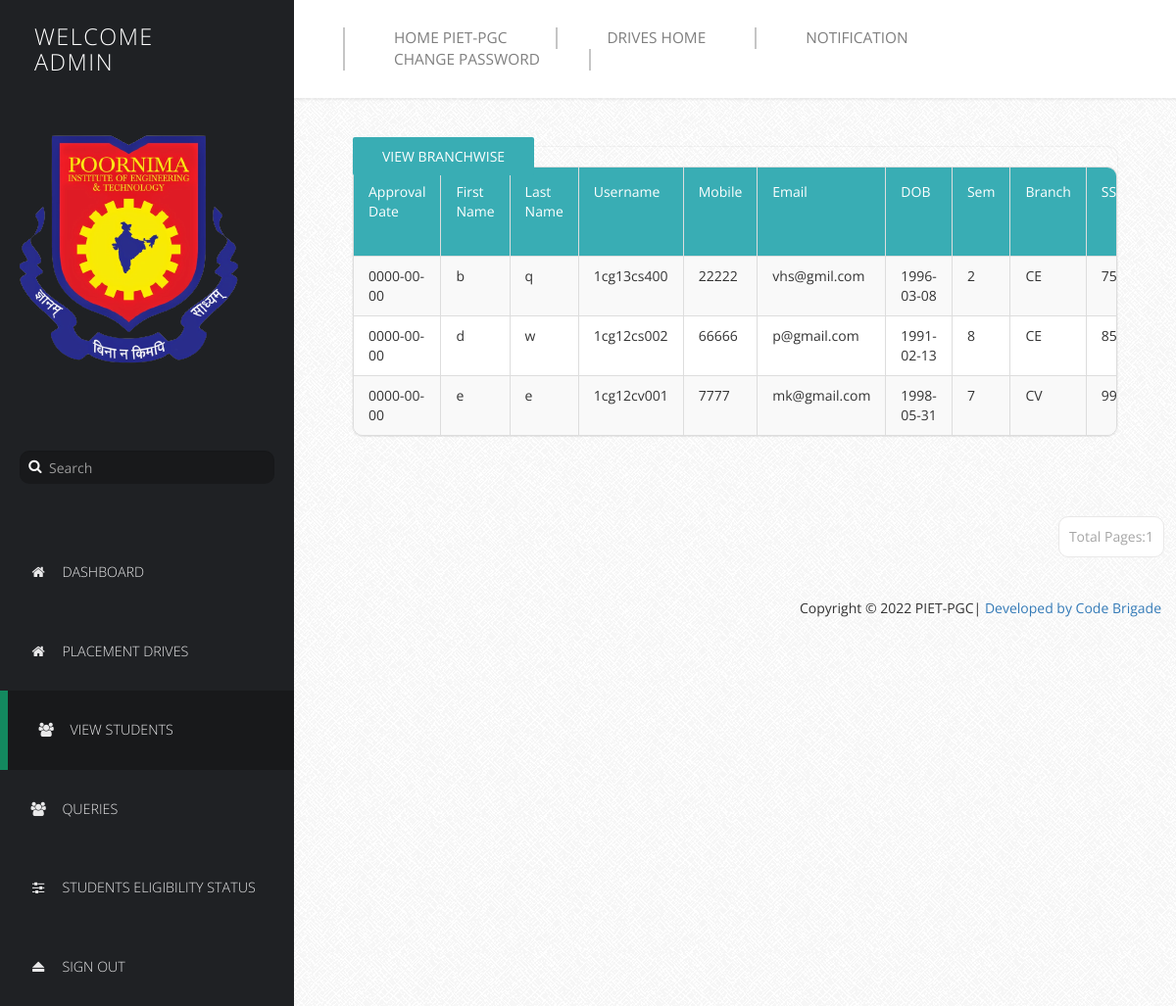
Screenshot of /Home/PProfile/manage-users.php (signed in) with the database file from the repository.
### tables this page shows
CREATE TABLE `student_details` (
  `Id` int(10) NOT NULL,
  `FirstName` varchar(50) NOT NULL,
  `LastName` varchar(50) NOT NULL,
  `Username` varchar(100) NOT NULL,
  `Mobile` bigint(11) NOT NULL,
  `Email` varchar(255) NOT NULL,
  `DOB` date NOT NULL,
  `Sem` int(10) NOT NULL,
  `Branch` varchar(20) NOT NULL,
  `SSLC` float NOT NULL,
  `PU/Dip` float NOT NULL,
  `BE` float NOT NULL,
  `Backlogs` int(10) NOT NULL,
  `HofBacklogs` tinyint(1) NOT NULL,
  `DetainYears` int(10) NOT NULL,
  `Approve` tinyint(1) NOT NULL,
  `ApprovalDate` date NOT NULL
);

### Home/PProfile/manage-users.php (the view, shortened to what this page needs)
<!DOCTYPE html>
<html lang="en">
  <head>
    <link href="css/font-awesome.min.css" rel="stylesheet">
    <link href="css/bootstrap.min.css" rel="stylesheet">
    <link href="css/templatemo-style.css" rel="stylesheet">
  </head>
  <body>
    <div class="templatemo-flex-row">
      <div class="templatemo-sidebar">
        <header class="templatemo-site-header">
          <?php
		  $Welcome = "Welcome";
          echo "<h1>" . $Welcome . "<br>". $_SESSION['pusername']. "</h1>";
		 echo "<br>";
		  ?>
        </header>
        <div class="profile-photo-container">
          <img src="images/profile.png" alt="Profile Photo" class="img-responsive">
        </div>
        <form class="templatemo-search-form" role="search">
          <div class="input-group">
              <button type="submit" class="fa fa-search"></button>
              <input type="text" class="form-control" placeholder="Search" name="srch-term" id="srch-term">
          </div>
        </form>
        <nav class="templatemo-left-nav">
          <ul>
         <ul>
            <li><a href="login.php" ><i class="fa fa-home fa-fw"></i>Dashboard</a></li>
            <li><a href="Placement Drives.php"><i class="fa fa-home fa-fw"></i>Placement Drives</a></li>
            <li><a href="#" class="active"><i class="fa fa-users fa-fw"></i>View Students</a></li>
            <li><a href="queries.php"><i class="fa fa-users fa-fw"></i>Queries</a></li>
            <li><a href="Students Eligibility.php"><i class="fa fa-sliders fa-fw"></i>Students Eligibility Status</a></li>
            <li><a href="logout.php"><i class="fa fa-eject fa-fw"></i>Sign Out</a></li>
          </ul>
        </nav>
      </div>
      <div class="templatemo-content col-1 light-gray-bg">
        <div class="templatemo-top-nav-container">
          <div class="row">
            <nav class="templatemo-top-nav col-lg-12 col-md-12">
              <ul class="text-uppercase">
               <li><a href="../index.php">Home PIET-PGC</a></li>
                <li><a href="../Drives/index.php">Drives Home</a></li>
                <li><a href="Notif.php">Notification</a></li>
                <li><a href="Change Password.php">Change Password</a></li>
              </ul>
            </nav>
          </div>
        </div>
        <div class="templatemo-content-container">
          <div class="templatemo-content-widget no-padding">
		  	<a href="bgo.php" class="templatemo-blue-button">View Branchwise</a>
            <div class="panel panel-default table-responsive">
			  <table class="table table-striped table-bordered templatemo-user-table">
                <thead>
                  <tr>
				  <td><a   class="white-text templatemo-sort-by">Approval Date</a></td>
                    <td><a   class="white-text templatemo-sort-by">First Name</a></td>
                    <td><a   class="white-text templatemo-sort-by">Last Name </a></td>
                    <td><a  class="white-text templatemo-sort-by">Username </a></td>
                    <td><a class="white-text templatemo-sort-by">Mobile  </a></td>
					   <td><a  class="white-text templatemo-sort-by">Email </a></td>
                       <td><a class="white-text templatemo-sort-by">DOB  </a></td>
   <td><a   class="white-text templatemo-sort-by">Sem </a></td>
   <td><a class="white-text templatemo-sort-by">Branch </a></td>
   <td><a  class="white-text templatemo-sort-by">SSLC </td>
				  </thead>
			   <?php
$num_rec_per_page=15;
$connect = mysqli_connect('localhost','id18835262_tpo','Admin@123456','id18835262_tpo_poornima');
if (isset($_GET["page"])) { $page  = $_GET["page"]; } else { $page=1; };
$start_from = ($page-1) * $num_rec_per_page;
$sql = "SELECT * FROM student_details where Approve='1' ORDER BY ApprovalDate DESC LIMIT $start_from, $num_rec_per_page";
$rs_result = $connect->query ($sql);
?>
<?php
while ($row = $rs_result->fetch_assoc())
{
            print "<tr>";
print "<td>" . $row['ApprovalDate'] . "</td>";
print "<td>" . $row['FirstName'] . "</td>";
print "<td>" . $row['LastName'] . "</td>";
print "<td>" . $row['Username'] . "</td>";
print "<td>" . $row['Mobile'] . "</td>";
print "<td>" . $row['Email'] . "</td>";
print "<td>" . $row['DOB'] . "</td>";
print "<td>" . $row['Sem'] . "</td>";
print "<td>" . $row['Branch'] . "</td>";
print "<td>" . $row['SSLC'] . "</td>";
print "</tr>";
}
?>
              </table>
			  </div>
			  </div>
			  </div>
  <div class="pagination-wrap">
  <ul class="pagination">
			  <?php
$num_rec_per_page=15;
$connect = mysqli_connect('localhost','id18835262_tpo','Admin@123456', 'id18835262_tpo_poornima');
$sql = "SELECT * FROM student_details where Approve='1' ";
$rs_result = $connect->query($sql);
$total_records = $rs_result->num_rows;
$totalpage = ceil($total_records / $num_rec_per_page);
$currentpage = (isset($_GET['page']) ? $_GET['page'] : 1);
	 if($currentpage == 0)
	{
	}
	else if( $currentpage >= 1  &&  $currentpage <= $totalpage  )
	{
	 echo "<li><a>Total Pages:".$totalpage."</a></li>";
}
 ?>
</ul>
</div>
        <footer class="text-right">
            <p>Copyright &copy; 2022 PIET-PGC| <a href="#" target="_parent">Developed by Code Brigade </a></p>
          </footer>
        </div>
      </div>
  </body>
</html>

### Home/PProfile/css/templatemo-style.css (style rules this page uses)
* { font-family: 'Open Sans', sans-serif; }
body { font-size: 13px; }
body, .templatemo-left-nav { background: #1f2124; }
h1, h2, h3 { margin: 0; }
ul { list-style-type: none; margin: 0; padding: 0; }
nav li { font-size: 1.1em; list-style: none; text-transform: uppercase; }
.white-text { color: white; }
.light-gray-bg { font-family:"Trebuchet MS", "Myriad Pro", Arial, sans-serif; font-size:14px; background:#f4f4f4 url(../images/bg.png) repeat top left; color:#333; overflow-y:scroll; }
footer { padding: 15px; }
.templatemo-sidebar { width: 300px; }
.templatemo-site-header { margin: 25px 30px; }
.templatemo-site-header h1 { color: white; display: inline-block; font-size: 1.8em; font-weight: 300; letter-spacing: 1.5px; margin: 0 5px; text-transform: uppercase; vertical-align: middle; }
.profile-photo-container { position: relative; }
.templatemo-search-form { font-size: 1.1em; margin: 50px 20px; }
.templatemo-search-form .input-group { width: 100%; }
.templatemo-search-form .input-group .form-control { background-color: #18191b; border: none; border-radius: 10px; color: #DDD; padding-left: 30px; }
.templatemo-search-form .input-group { position: relative; }
.fa-search { height:32px; width:32px; border: none; cursor: pointer; color:white; background:transparent; position:absolute; top: 0; left: 0; z-index: 100; }
.templatemo-left-nav li { font-weight: 300; }
.templatemo-left-nav a.active, .templatemo-left-nav a:hover { background: #18191b; border-left: 8px solid #13895F; }
.templatemo-left-nav a { color: #e9e9ea; display: block; padding: 30px; transition: all 0.3s ease; }
.templatemo-left-nav .fa { margin-right: 15px; }
.templatemo-top-nav-container { background-color: white; padding: 28px 50px; box-shadow: 0px 0px 2px 2px rgba(161, 159, 159, 0.18); }
.templatemo-top-nav li { float: left; list-style: none; }
.templatemo-top-nav a { color: #7f7f7f; display: block; padding: 0 50px; border-left: 2px solid #c5c5c5; }
.templatemo-top-nav li:last-child a { border-right: 2px solid #c5c5c5; }
.templatemo-content { margin-top: 0px; min-height: 600px; padding: 0; overflow-x: hidden; }
.templatemo-content-container { padding: 40px 50px; }
.templatemo-flex-row { display: -webkit-flex; display: -ms-flexbox; display: flex; }
.col-1 { -webkit-flex: 1; -ms-flex: 1; flex: 1; }
.templatemo-content-widget { border-radius: 10px; padding: 30px; position: relative; margin: 10px; box-shadow: 0px 0px 1px 1px rgba(161, 159, 159, 0.1); }
.templatemo-content-widget.no-padding { padding: 0; }
.panel { border-radius: 10px; }
.pagination-wrap { margin-right: 10px; text-align: right; }
.pagination>li>a { border-color: #E9E8E8; color: #a6a6a6; margin: 2px; padding: 10px; }
.pagination>li>a, .pagination>li:first-child>a, .pagination>li:last-child>a { border-radius: 10px; }
.table { margin-bottom: 0; }
.table>tbody>tr>td { padding: 10px 15px; }
.table>thead>tr>td { padding: 15px; }
.templatemo-blue-button, .templatemo-white-button { border-radius: 2px; padding: 10px 30px; text-transform: uppercase; transition: all 0.3s ease; }
.templatemo-blue-button { background-color: #39ADB4; border: none; color: white; }
.templatemo-user-table thead { background-color: #39ADB4; color: white; }
.panel>.table-responsive:last-child>.table:last-child, .panel>.table:last-child { border-bottom-right-radius: 10px; border-bottom-left-radius: 10px; }
.panel>.table:first-child { border-top-left-radius: 10px; border-top-right-radius: 10px; }
@media only screen and (min-width: 768px) { .templatemo-left-nav { display: block !important; } }

### rows the page displays
student_details: ApprovalDate "0000-00-00", FirstName "b", LastName "q", Username "1cg13cs400", Mobile "22222", Email "vhs@gmil.com", DOB "1996-03-08", Sem "2", Branch "CE", SSLC "75"
student_details: ApprovalDate "0000-00-00", FirstName "d", LastName "w", Username "1cg12cs002", Mobile "66666", Email "p@gmail.com", DOB "1991-02-13", Sem "8", Branch "CE", SSLC "85"
student_details: ApprovalDate "0000-00-00", FirstName "e", LastName "e", Username "1cg12cv001", Mobile "7777", Email "mk@gmail.com", DOB "1998-05-31", Sem "7", Branch "CV", SSLC "99", Id "1"

### other values shown
$Welcome "WELCOME"
$_SESSION['pusername'] "ADMIN"
